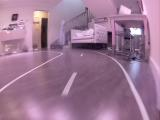
#> input picture linedetect/pic.jpg, 160 x 120 px
$ python misc.py
#> lines starting #> are read from the running program, lines starting #| are printed output that depends on the picture
import numpy as np
import cv2
from matplotlib import pyplot as plt

img = cv2.imread('pic.jpg',0)
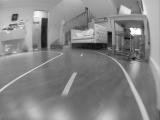
#> img: shape (120, 160); min 6, max 255, mean 133.9

hist,bins = np.histogram(img.flatten(),256,[0,256])
#> hist = 256 values, max 340 at index 107, min 0 at index 0, mean 75; bins = 257 values from 0 to 256

cdf = hist.cumsum()
#> cdf = 256 values from 0 to 19200
cdf_normalized = cdf * hist.max()/ cdf.max()
#> cdf_normalized = 256 values from 0 to 340

plt.plot(cdf_normalized, color = 'b')
plt.hist(img.flatten(),256,[0,256], color = 'r')
plt.xlim([0,256])
plt.legend(('cdf','histogram'), loc = 'upper left')
plt.show()
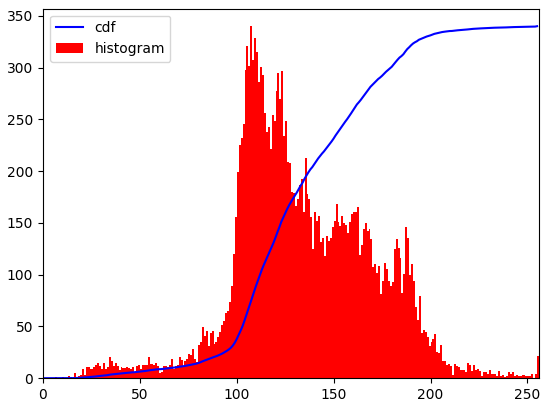
#> figure drawn by matplotlib, 1 panel; tallest bar 340 high, from x = 107 to 108; curve peaks at x = 255, y = 340

$ run again, with linedetect/bad.jpg copied over linedetect/pic.jpg
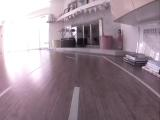
#> input picture linedetect/bad.jpg, 160 x 120 px
#> `img = cv2.imread('pic.jpg',0)`:
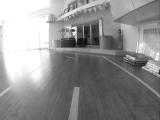
#> img: shape (120, 160); min 8, max 255, mean 144.5
#> hist = 256 values, max 2208 at index 255, min 0 at index 0, mean 75; bins = 257 values from 0 to 256
#> cdf = 256 values from 0 to 19200
#> cdf_normalized = 256 values from 0 to 2208
#> `plt.show()`:
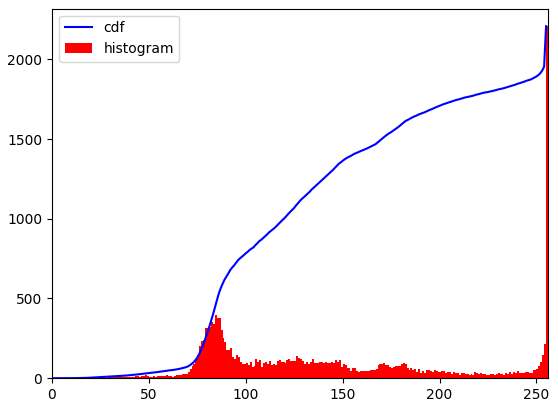
#> figure drawn by matplotlib, 1 panel; tallest bar 2208 high, from x = 255 to 256; curve peaks at x = 255, y = 2208
